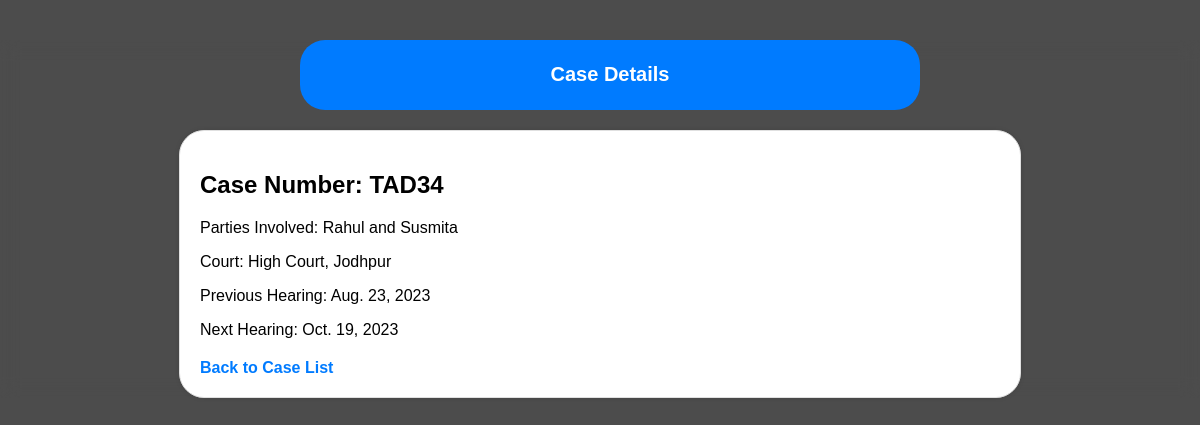
The app's page /case/40/ (signed in) with its own data.
### case_management/models.py (models this page shows, shortened)
class Case(models.Model):
    case_number = models.CharField(max_length=50)
    parties_involved = models.TextField()
    court_name = models.CharField(max_length=100)
    previous_hearing = models.DateField(null=True, blank=True)
    next_hearing = models.DateField(null=True, blank=True)
    hearing_date = models.DateField(null=True, blank=True)
    hearing_time = models.TimeField(null=True, blank=True)
    client = models.ForeignKey(User, on_delete=models.CASCADE, related_name='cases', null=True)

### case_management/views.py (the view, shortened to what this page needs)
# urls.py: path('case/<int:case_id>/', views.case_detail, name='case_detail'),  # URL for case details
@login_required
def case_detail(request, case_id):
    case = Case.objects.get(pk=case_id)
    superuser_edit_form = None  # Initialize the form as None
    return render(request, 'case_management/case_details.html', {'case': case, 'superuser_edit_form': superuser_edit_form})

### case_management/templates/case_management/case_details.html (shortened to what this page needs)
<!DOCTYPE html>
<html lang="en">
<head>
</head>
<body>
    <div class="header">
        <h1>Case Details</h1>
    </div>
    <div class="container">
        <h2>Case Number: {{ case.case_number }}</h2>
        <div class="section">
            <p>Parties Involved: {{ case.parties_involved }}</p>
            <p>Court: {{ case.court_name }}</p>
            <p>Previous Hearing: {{ case.previous_hearing }}</p>
            <p>Next Hearing: {{ case.next_hearing }}</p>
        </div>
        <div class="section">
            <a class="link" href="{% url 'case_list' %}">Back to Case List</a>
        </div>
    </div>
</body>
</html>

### case_management/templates/case_management/case_details.html (style rules this page uses)
body { font-family: Arial, sans-serif; background-image: linear-gradient(rgba(0,0,0,0.7),rgba(0,0,0,.7)),url(https://cdn.thewire.in/wp-content/uploads/2018/01/13134741/SC1-e1525350670846.jpg); background-repeat: no-repeat; background-attachment: fixed; margin: 0; background-size: 100%; padding: 0; background-position: center; width: 100%; height: 100%; backdrop-filter: blur(9px); background-size: 150%; }
.container { max-width: 800px; margin: 0 auto; padding: 20px; background-color: #fff; border: 1px solid #e0e0e0; border-radius: 5px; box-shadow: 0 0 5px rgba(0, 0, 0, 0.1); border-radius: 25px; }
.header { margin-top: 40px; background-color: #007BFF; color: #fff; padding: 10px; margin-bottom: 20px; width: 50%; text-align: center; margin-left: 25%; border-radius: 25px; font-family: Verdana, Geneva, Tahoma, sans-serif; font-size: 10px; }
.section { margin-top: 20px; }
.link { text-decoration: none; color: #007BFF; font-weight: bold; }

### records on screen
Case: case_number "TAD34", parties_involved "Rahul and Susmita", court_name "High Court, Jodhpur", previous_hearing "Aug. 23, 2023", next_hearing "Oct. 19, 2023"
